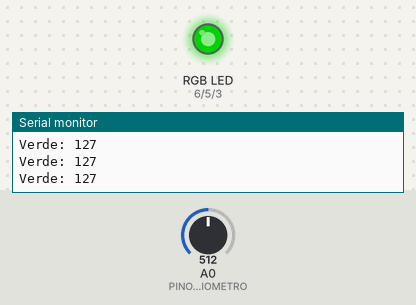
Simulated run of this sketch. Board: Arduino Uno, built with avr-gcc and run on an emulated ATmega328P. Parts: an RGB LED mixed from three pins (HIGH = lit), the last lines printed to the serial monitor. Inputs (shaded band) come from the test bench; at power-on: A0 (PINO_POTENCIOMETRO) = 512. Dim RGB values are drawn brighter than linear.

Above: at 1.2 s.
1.3 s: A0 (PINO_POTENCIOMETRO) set to 332
At 2.1 s:
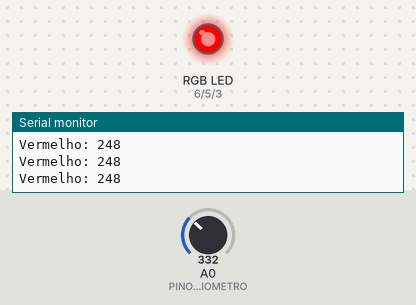
2.8 s: A0 (PINO_POTENCIOMETRO) set to 122
At 3.1 s:
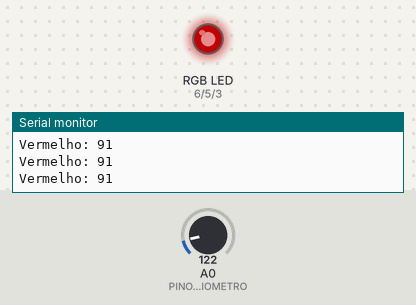
4.3 s: A0 (PINO_POTENCIOMETRO) set to 0
At 5.5 s:
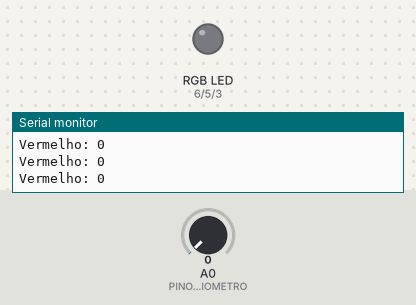
5.8 s: A0 (PINO_POTENCIOMETRO) set to 693
At 6.5 s:
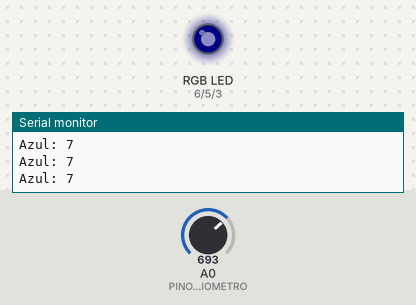
7.3 s: A0 (PINO_POTENCIOMETRO) set to 900
At 7.9 s:
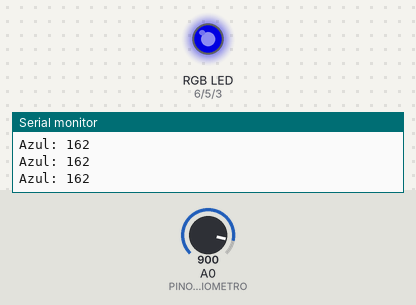
8.8 s: A0 (PINO_POTENCIOMETRO) set to 673
At 9.1 s:
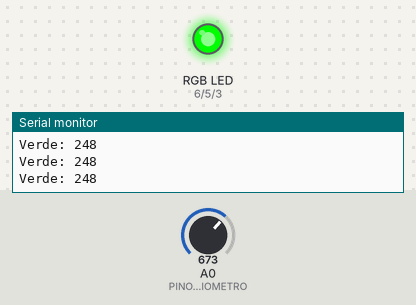
Timing chart, 0 to 11.3 s (numbered marks = the images above; inputs shaded):
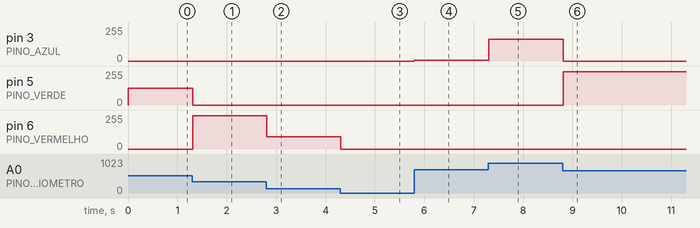

The sketch:

Controle_RGB_Potenciometro.ino
```cpp
/*
 * Exemplo: Controle de Cores RGB com Potenciômetro (Avançado)
 * Autor: Deividson Luiz Okopnik
 * Placa: Arduino Uno
 *
 * Descrição:
 * Este código demonstra o controle de um LED RGB (Cátodo Comum) utilizando um único
 * potenciômetro para variar a cor. O potenciômetro é dividido em 3 faixas, cada
 * uma controlando a intensidade de uma cor primária (Vermelho, Verde ou Azul).
 *
 * Componentes Necessários:
 * - 1x Arduino Uno
 * - 1x Potenciômetro (ex: 10k Ohm)
 * - 1x LED RGB (Cátodo Comum)
 * - 3x Resistor de 220 Ohm
 * - Jumpers
 *
 * Instruções de Ligação (Wiring):
 * 1. Potenciômetro:
 *    a. Pino Central (Wiper) -> Pino Analógico A0 do Arduino.
 *    b. Pinos Laterais -> 5V e GND do Arduino.
 * 2. LED RGB (Cátodo Comum):
 *    a. Pino Vermelho (R) do LED RGB -> Resistor 220 Ohm -> Pino Digital 6 (PWM) do Arduino.
 *    b. Pino Verde (G) do LED RGB -> Resistor 220 Ohm -> Pino Digital 5 (PWM) do Arduino.
 *    c. Pino Azul (B) do LED RGB -> Resistor 220 Ohm -> Pino Digital 3 (PWM) do Arduino.
 *    d. Pino Comum (perna mais longa) do LED RGB -> Pino GND do Arduino.
 *
 * Observações:
 * O potenciômetro (0-1023) é dividido em 3 faixas:
 * - 0 a ~341: Controla o Vermelho (Verde e Azul desligados)
 * - ~342 a ~682: Controla o Verde (Vermelho e Azul desligados)
 * - ~683 a 1023: Controla o Azul (Vermelho e Verde desligados)
 *
 * Para um controle mais suave, seria necessário usar 3 potenciômetros (um para cada cor).
 * Este exemplo usa 1 potenciômetro para demonstrar o mapeamento de faixas.
 */

// Definição dos pinos PWM do LED RGB
#define PINO_VERMELHO 6
#define PINO_VERDE 5
#define PINO_AZUL 3

// Definição do pino do Potenciômetro
#define PINO_POTENCIOMETRO A0

void setup() {
  // Configura os pinos como saída
  pinMode(PINO_VERMELHO, OUTPUT);
  pinMode(PINO_VERDE, OUTPUT);
  pinMode(PINO_AZUL, OUTPUT);
  Serial.begin(9600);
}

void loop() {
  // 1. Lê o valor do potenciômetro (0 a 1023)
  int valorPot = analogRead(PINO_POTENCIOMETRO);

  int vermelho = 0;
  int verde = 0;
  int azul = 0;

  // 2. Divide o potenciômetro em 3 faixas (aprox. 341 valores por faixa)
  if (valorPot < 342) {
    // Faixa 1: Controla o Vermelho (0 a 255)
    vermelho = map(valorPot, 0, 341, 0, 255);
    Serial.print("Vermelho: ");
    Serial.println(vermelho);
  } else if (valorPot < 683) {
    // Faixa 2: Controla o Verde (0 a 255)
    verde = map(valorPot, 342, 682, 0, 255);
    Serial.print("Verde: ");
    Serial.println(verde);
  } else {
    // Faixa 3: Controla o Azul (0 a 255)
    azul = map(valorPot, 683, 1023, 0, 255);
    Serial.print("Azul: ");
    Serial.println(azul);
  }

  // 3. Define a cor do LED RGB
  analogWrite(PINO_VERMELHO, vermelho);
  analogWrite(PINO_VERDE, verde);
  analogWrite(PINO_AZUL, azul);

  delay(10);
}
```

Measured:
- after the input at 1.3 s, pin 5 (PINO_VERDE): 127/255 → 0/255 at once; pin 6 (PINO_VERMELHO): 0/255 → 248/255 at once
- after the input at 2.8 s, pin 6 (PINO_VERMELHO): 248/255 → 91/255 at once
- after the input at 4.3 s, pin 6 (PINO_VERMELHO): 91/255 → 0/255 at once
- after the input at 5.8 s, pin 3 (PINO_AZUL): 0/255 → 7/255 at once
- after the input at 7.3 s, pin 3 (PINO_AZUL): 7/255 → 162/255 at once
- after the input at 8.8 s, pin 3 (PINO_AZUL): 162/255 → 0/255 at once; pin 5 (PINO_VERDE): 0/255 → 248/255 at once
